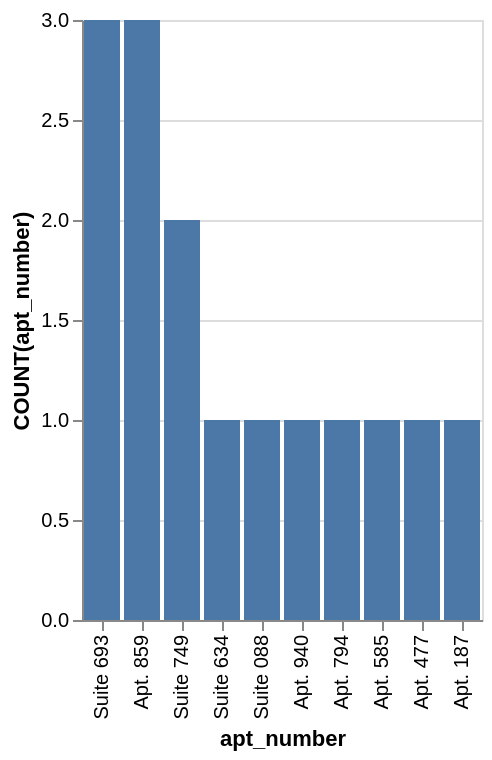

Express this chart as Vega-Lite.
### Vega-Lite specification from a JSON file in a GitHub repository (floating-point values rounded to 4 significant figures)
{"data": {"values": [{"x_data": "Suite 693", "y_data": 3}, {"x_data": "Apt. 859", "y_data": 3}, {"x_data": "Suite 749", "y_data": 2}, {"x_data": "Suite 634", "y_data": 1}, {"x_data": "Suite 088", "y_data": 1}, {"x_data": "Apt. 940", "y_data": 1}, {"x_data": "Apt. 794", "y_data": 1}, {"x_data": "Apt. 585", "y_data": 1}, {"x_data": "Apt. 477", "y_data": 1}, {"x_data": "Apt. 187", "y_data": 1}]}, "mark": "bar", "encoding": {"x": {"field": "x_data", "type": "nominal", "title": "apt_number", "sort": {"op": "sum", "field": "y_data", "order": "descending"}}, "y": {"field": "y_data", "type": "quantitative", "title": "COUNT(apt_number)"}}}
